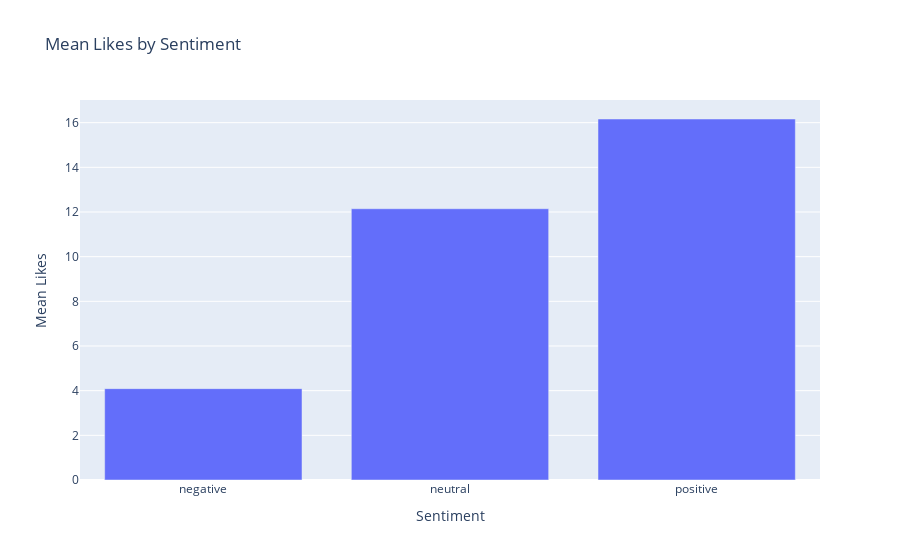

Notebook code for this chart:
### Code cell
fig = px.bar(means, y='favorite_count',x=means.index, title = 'Mean Likes by Sentiment',
labels={'favorite_count':'Mean Likes','sentiment_category':'Sentiment'})

fig.show()

### Figure 1 — Plotly figure (JSON) as saved in the notebook; plotly's stock layout.template omitted (floating-point values rounded to 4 significant figures)
{"data": [{"alignmentgroup": "True", "hovertemplate": "Sentiment=%{x}<br>Mean Likes=%{y}<extra></extra>", "legendgroup": "", "marker": {"color": "#636efa", "pattern": {"shape": ""}}, "name": "", "offsetgroup": "", "orientation": "v", "showlegend": false, "textposition": "auto", "type": "bar", "x": ["negative", "neutral", "positive"], "xaxis": "x", "y": [4.091, 12.15, 16.16], "yaxis": "y"}], "layout": {"barmode": "relative", "legend": {"tracegroupgap": 0}, "title": {"text": "Mean Likes by Sentiment"}, "xaxis": {"anchor": "y", "domain": [0, 1], "title": {"text": "Sentiment"}}, "yaxis": {"anchor": "x", "domain": [0, 1], "title": {"text": "Mean Likes"}}}}
